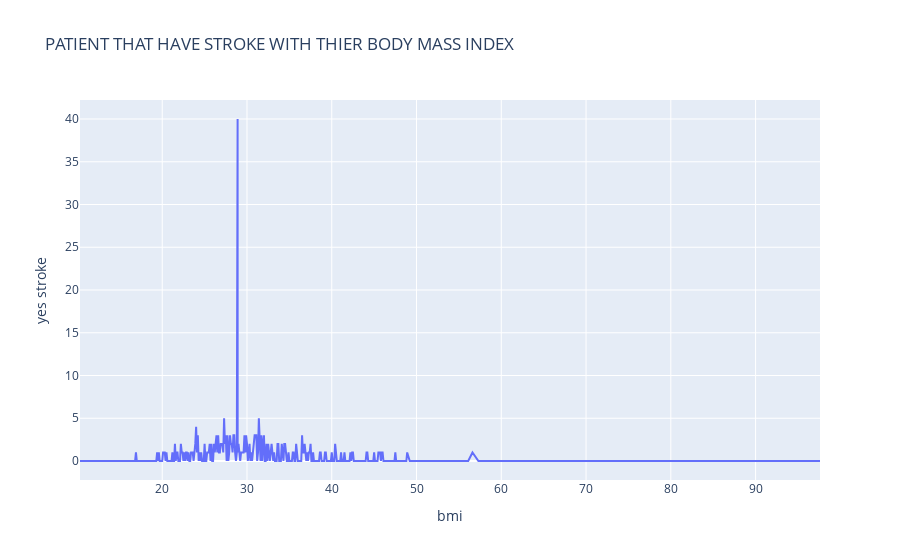

Notebook cell for this chart:
### Code cell
px.line(v,v["bmi"],v["yes stroke"],title="PATIENT THAT HAVE STROKE WITH THIER BODY MASS INDEX")

### Figure 1 — Plotly figure (JSON) as saved in the notebook; plotly's stock layout.template omitted (floating-point values rounded to 4 significant figures; data arrays with more than 128 entries replaced by an {"elided": "..."} marker saying what was removed)
{"data": [{"hovertemplate": "bmi=%{x}<br>yes stroke=%{y}<extra></extra>", "legendgroup": "", "line": {"color": "#636efa", "dash": "solid"}, "mode": "lines", "name": "", "orientation": "v", "showlegend": false, "type": "scatter", "x": {"elided": "419 float values"}, "xaxis": "x", "y": {"elided": "419 int values"}, "yaxis": "y"}], "layout": {"legend": {"tracegroupgap": 0}, "title": {"text": "PATIENT THAT HAVE STROKE WITH THIER BODY MASS INDEX"}, "xaxis": {"anchor": "y", "domain": [0, 1], "title": {"text": "bmi"}}, "yaxis": {"anchor": "x", "domain": [0, 1], "title": {"text": "yes stroke"}}}}
